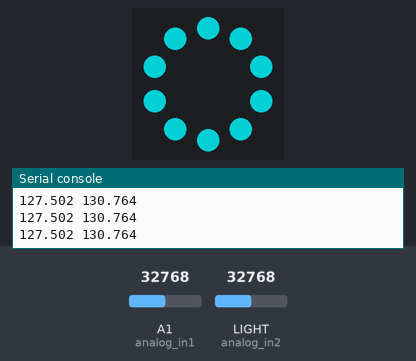
Bench run of a program on a simulated Circuit Playground running CircuitPython. Shown: the board's ring of 10 RGB LEDs (number 0 left of the top, counting anticlockwise), the last lines printed to the serial console. The inputs (shaded band) are chosen by the test bench; at power-on: A1 (analog_in1) = 32768, LIGHT (analog_in2) = 32768 (analog values on the 0–65535 scale). Dim RGB values are drawn brighter than linear.

Above: at 1.2 s.
1.3 s: A1 (analog_in1) set to 7864
At 2.5 s:
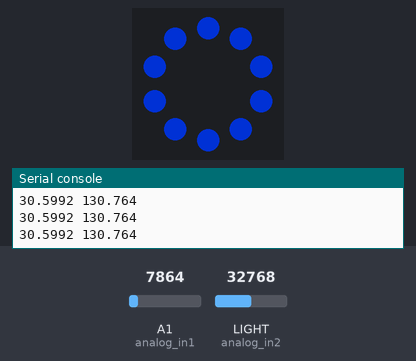
2.8 s: LIGHT (analog_in2) set to 0
At 4.0 s:
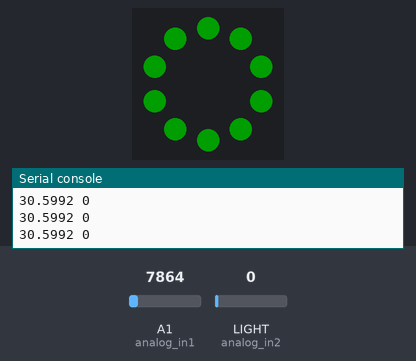
4.3 s: A1 (analog_in1) set to 0
At 4.8 s:
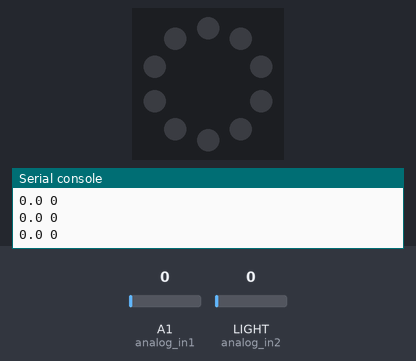
5.8 s: LIGHT (analog_in2) set to 7864
At 6.5 s:
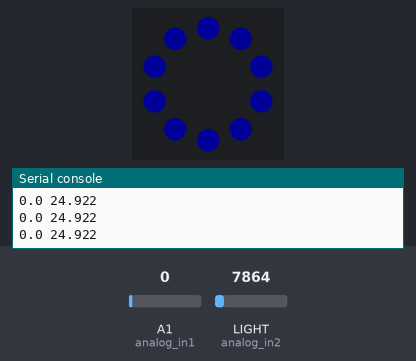
7.3 s: LIGHT (analog_in2) set to 19660
8.8 s: A1 (analog_in1) set to 19660
At 9.9 s:
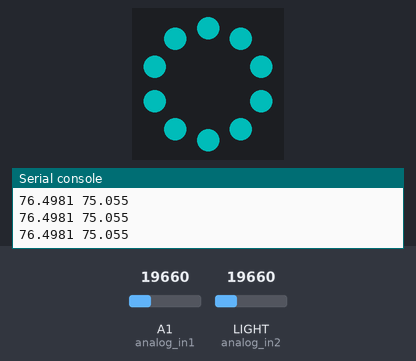
Timing chart, 0 to 11.3 s (numbered marks = the images above; inputs shaded):
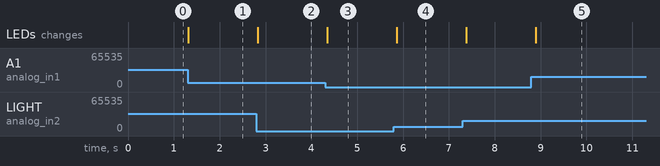

The program:

Sean-Guo_wk3_p2.py
```python
# Use the other sensor to change the color value of your neopixels.

# import modules and libraries

import board
import time
import analogio
import neopixel
from simpleio import map_range

# declare neopixel object with onboard neopixel pin
pixels = neopixel.NeoPixel(board.NEOPIXEL, 10)

# declare analog input objects and variables
analog_in1 = analogio.AnalogIn(board.A1)
analog_in2 = analogio.AnalogIn(board.LIGHT)

# create a color variable and fill the pisels with the color
color = (0, 0, 0)
pixels.fill(color)

# repeat this code forever
while True:

    # gather input
    reading1 = analog_in1.value
    reading2 = analog_in2.value
    # do calculation
    scaled_val1 = map_range(reading1, 0, 65535, 0, 255)
    scaled_val2 = map_range(reading2, 2000, 62000, 0, 255)
    print(scaled_val1, scaled_val2)

    # set new color value
    color = (0, scaled_val1, scaled_val2)

    # do output
    pixels.fill(color)

    # sleep to prevent buffer overrun
    time.sleep(0.1)
```

Measured:
- after the input at 1.3 s, the LEDs: change at once (image 1)
- after the input at 2.8 s, the LEDs: change at once (image 2)
- after the input at 4.3 s, the LEDs: change after 0.05 s (image 3)
- after the input at 5.8 s, the LEDs: change after 0.06 s (image 4)
- after the input at 8.8 s, the LEDs: change after 0.09 s (image 5)
